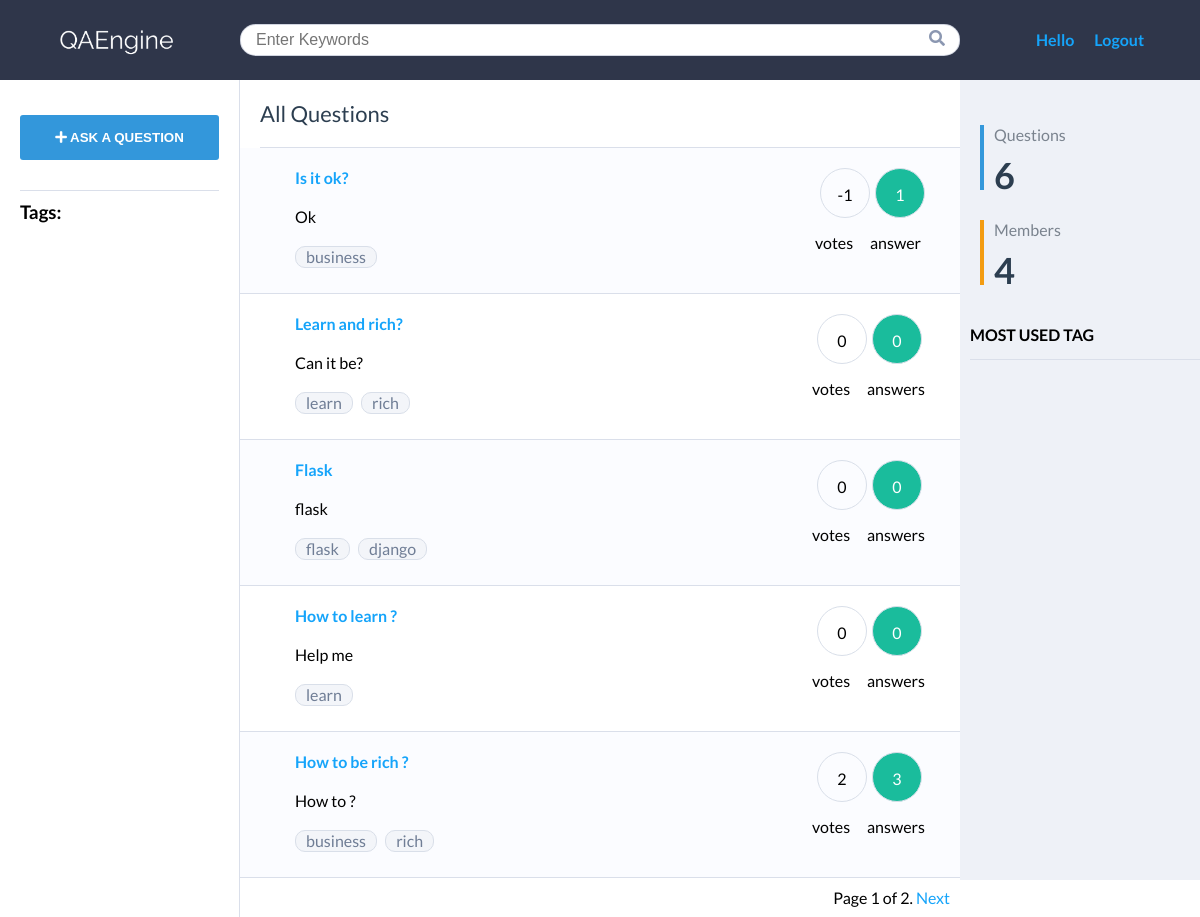
The app's page / (signed in) with its own data.
### qa/models.py (models this page shows, shortened)
class Question(models.Model):
    title = models.CharField(max_length=250)
    slug = models.SlugField(max_length=250, unique_for_date='created')
    user = models.ForeignKey(
        User, on_delete=models.CASCADE, related_name="question")
    body = models.TextField()
    created = models.DateTimeField(auto_now_add=True)
    updated = models.DateTimeField(auto_now=True)
    votes = models.IntegerField(default=0)
    tags = TaggableManager()
    class Meta:
        ordering = ('-created',)
    def get_absolute_url(self):
        return reverse('qa:question_detail', args=[self.slug])

### qa/views.py (the view)
# urls.py: 2. Add a URL to urlpatterns:  path('', views.home, name='home')
def home(request, tag_slug=None):
    search_form = SearchForm()
    user_count = User.objects.count()
    object_list = Question.objects.all()
    tag = None
    if tag_slug:
        tag = get_object_or_404(Tag, slug=tag_slug)
        object_list = object_list.filter(tags__in=[tag])
    if 'query' in request.GET:
        search_form = SearchForm(request.GET)
        if search_form.is_valid():
            query = search_form.cleaned_data['query']
            object_list = Question.objects.filter(title__contains=query)
    paginator = Paginator(object_list, 5) # 5 questions each page
    page = request.GET.get('page')
    try:
        questions = paginator.page(page)
    except PageNotAnInteger:
        questions = paginator.page(1)
    except EmptyPage:
        questions = paginator.page(paginator.num_pages)
    return render(request, 'extends/home.html', {'user_count': user_count, 'question_count': Question.objects.count() ,'page': page, 'questions': questions, 'tag': tag, 'search_form': search_form})

### qa/forms.py
class SearchForm(forms.Form):
    query = forms.CharField(label="", widget=forms.TextInput(attrs={'placeholder': 'Enter Keywords'}))

### qa/templates/extends/home.html
{% extends '../base.html' %}
{% block content %}
<p class="content-title">All Questions</p>
<div class="questions">
    {% for question in questions %}
    <div class="question">
        <div class="question-content">
            <a  href="{{question.get_absolute_url}}"><h4>{{question.title}}</h4></a>
            <p class="my-2">{{question.body|truncatewords:30}}</p>
            {% for tag in question.tags.all %}
            <a href="{% url 'qa:question_by_tag' tag.slug %}" class="tag">{{tag.name}}</a>
            {%endfor%}
        </div>
        <div class="informations">
            <p><span>{{question.votes}}</span> vote{{question.votes|pluralize}}</p>
            <p><span style="background-color: #1ABC9C !important; color: #fff;">{{question.answers.count}}</span> answer{{question.answers.count|pluralize}}</p>
        </div>
    </div>
    {% endfor %}
</div>
{% include "../pagination.html" with page=questions %}
{% endblock %}

### qa/static/css/base.css (style rules this page uses)
* { margin: 0; padding: 0; box-sizing: border-box; }
body { font-family: "Lato", sans-serif; }
a { text-decoration: none; color: #15a4fa; }
a.tag { background: #f3f5f9; border: 1px solid #d9dfe9; border-radius: 10px; background-color: #f3f5f9; text-decoration: none; color: #6f7d95; line-height: 20px; display: inline-block; padding: 0 10px; margin-right: 5px; margin-bottom: 5px; }
.my-2 { margin: 20px 0; }
#header .search-bar input { width: 100%; height: 32px; border-radius: 30px; padding-left: 15px; outline: none; color: #8c97b2; border: 1px solid rgba(140, 151, 178, 0.4); border-radius: 16px / 15px; background-color: #fff; }
.content .content-title { font-size: 22px; color: #2c3e50; display: block; margin-top: 20px; margin-left: 20px; padding-bottom: 20px; border-bottom: 1px solid #dadfea; }
.content .questions { display: flex; flex-direction: column; }
.content .questions .question { padding: 20px 35px; border-bottom: 1px solid #dadfea; display: flex; justify-content: space-between; }
.content .questions .question .informations { display: flex; }
.content .questions .question .informations span { width: 50px; height: 50px; display: block; text-align: center; line-height: 3.3; margin-bottom: 15px; border: 1px solid #d9dfe9; border-radius: 50%; margin-left: 5px; }
.content .questions .question:nth-child(2n + 1) { background-color: #fbfcff; }
.question-content, .answer-content { margin-left: 20px; }
form input[type="password"], form input[type="text"], form input[type="email"] { background-color: #fff; border: 1px solid #dadfea; padding: 5px; display: inline-block; font-size: 16px; border-radius: 5px 5px 5px 5px; margin: 10px 0; }
form textarea, form input[type="text"] { width: 400px; }

### records on screen
Question: title "Is it ok?", body "Ok", votes "-1", answers.count "1"
Tag: name "business"
Question: title "Learn and rich?", body "Can it be?", votes "0", answers.count "0"
Tag: name "learn"
Tag: name "rich"
Question: title "Flask", body "flask", votes "0", answers.count "0"
Tag: name "flask"
Tag: name "django"
Question: title "How to learn ?", body "Help me", votes "0", answers.count "0"
Question: title "How to be rich ?", body "How to ?", votes "2", answers.count "3"

### other values on screen
{{ page.number }} "1"
{{ page.paginator.num_pages }} "2"
{{ question_count }} "6"
{{ user_count }} "4"
